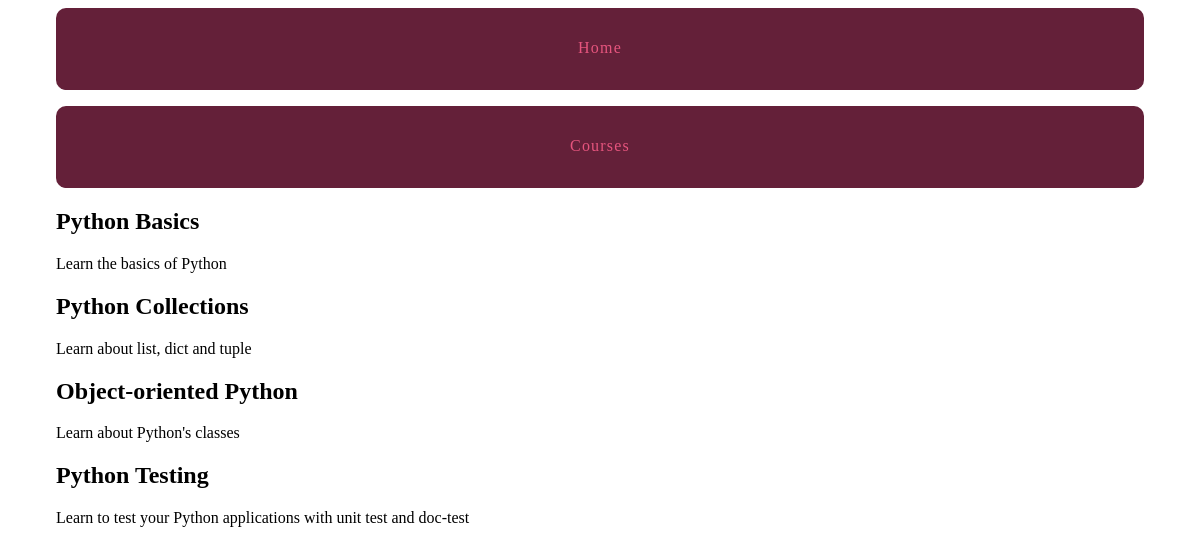
Page /courses/ on the committed database.
### courses/models.py (models this page shows, shortened)
class Course(models.Model):
    created_at = models.DateTimeField(auto_now_add=True)
    title = models.CharField(max_length=255)
    description = models.TextField()

### courses/views.py (the view)
def course_list(request):
    courses = Course.objects.all()
    return render(request, 'courses/course_list.html', {'courses': courses})

### courses/templates/courses/course_list.html (shortened to what this page needs)
{% extends "layout.html" %}
{% block content %}
{% for course in courses %}
<h2> {{ course.title}} </h2>
{{ course.description }}
{% endfor %}
{% endblock %}

### templates/layout.html (shortened to what this page needs)
{% load static from staticfiles %}
<!DOCTYPE html>
<html lang="en">
    <head>
        <link rel="stylesheet"  href="{% static 'css/layout.css' %}">
    </head>
    <body>
        <div class="site-container">
                    <nav> <a href="{% url 'views.home_page' %}">Home</a></nav>
                    <nav> <a href="{% url 'courses.views.course_list' %}">Courses</a></nav>
        {% block content %}{% endblock %}
        </div>
    </body>
</html>

### static/css/layout.css (style rules this page uses)
html { box-sizing: border-box; }
*, *::after, *::before { box-sizing: inherit; }
.site-container { max-width: 68em; margin-left: auto; margin-right: auto; }
.site-container::after { clear: both; content: ""; display: table; }
.site-container nav { width: 100%; display: table; width: 100%; table-layout: fixed; border-bottom-left-radius: 10px; border-bottom-right-radius: 10px; border-top-left-radius: 10px; border-top-right-radius: 10px; border-bottom-left-radius: 10px; border-top-left-radius: 10px; border-bottom-right-radius: 10px; border-top-right-radius: 10px; background-color: #642039; margin-bottom: 1em; overflow: hidden; }
.site-container nav a { display: table-cell; width: 8.33333%; padding: 10px; border-bottom: 2px solid #642039; color: #e6557e; letter-spacing: 0.075em; line-height: 60px; text-align: center; text-decoration: none; }

### rows in the picture
Course: title "Python Basics", description "Learn the basics of Python"
Course: title "Python Collections", description "Learn about list, dict and tuple"
Course: title "Object-oriented Python", description "Learn about Python's classes"
Course: title "Python Testing", description "Learn to test your Python applications with unit test and doc-test"
